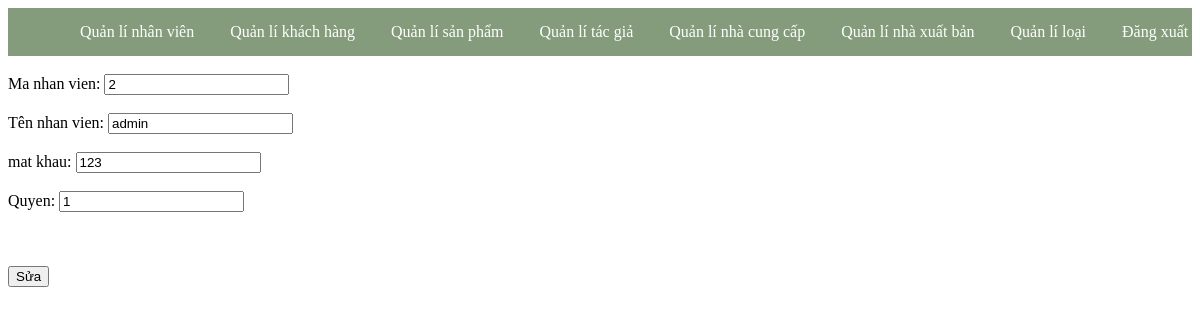
Page /admin/index.php?sua=edit_nhanvien&id=2 (signed in) on the committed database.
### tables this page shows
CREATE TABLE IF NOT EXISTS `nhanvien` (
  `manv` int(11) NOT NULL AUTO_INCREMENT,
  `tennv` varchar(100) NOT NULL,
  `matkhau` varchar(100) NOT NULL,
  `quyen` int(11) NOT NULL,
  PRIMARY KEY (`manv`)
);

### admin/index.php (called while the page is built, shortened)
<?php
 include('includes/header.php'); ?>
<?php
	include('functions/config.php');
?>
<?php include('includes/footer.php') ?>

### admin/functions/edit_nhanvien.php (the view, shortened to what this page needs)
<?php require_once("includes/connection.php");
      $sql1 = "select * from nhanvien where manv = '$_GET[id]'";
      $query1 = mysqli_query($con, $sql1);
      $data1 = mysqli_fetch_array($query1);
      		?>
<br/>
	<form method="POSt" action="index.php?sua=edit_nhanvien">
            Ma nhan vien:
             <input type="text" readonly name="maad" value="<?php echo $data1["manv"] ?>" />
            <br/> <br/>
		Tên nhan vien:
		 <input type="text" name="tenNV" value="<?php echo $data1["tennv"] ?>" />
		<br/> <br/>
            mat khau:
             <input type="text" name="pass" value="<?php echo $data1["matkhau"] ?>"/>
            <br/> <br/>
	Quyen:
	<input type="number" name="per" value="<?php echo $data1["quyen"] ?>"/><br/><br/>
		<br/><br/>
		 <button  type="submit" name="btnSua">Sửa</button>
	</form>

### rows in the picture
nhanvien: maad "2", tenNV "admin", pass "123", per "1"
